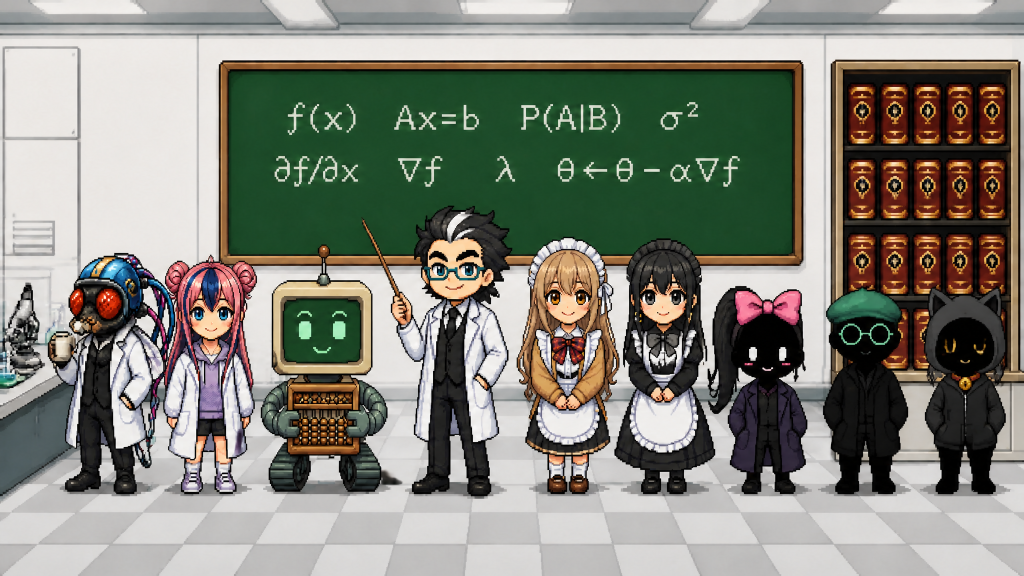
#> input picture img/source/cover_index_genspark.png, 2048 x 1152 px (shown at 1/2 size); its folder holds 2 pictures in this run
$ python chapter_covers.py
#> lines starting #> are read from the running program, lines starting #| are printed output that depends on the picture
### art/covers.py
# -*- coding: utf-8 -*-
"""표지 17장 장면 명세 (480×270 격자). 연구소 식구 아홉 명이 모두 모이고, 이번 장 안내 담당이 맨 앞 가운데. 칠판에 장의 대표 식."""
HOSTM = {'doc': 'doc_board', 'asst': 'asst_proud', 'fly': 'fly_point', 'robo': 'robo_calc', 'sia': 'sia_guide', 'moa': 'moa_sparkle', 'x1': 'x1_hint', 'x2': 'x2_hint', 'x3': 'x3_hint'}
# 뒷줄에 서는 식구들의 표정 (모두 모인 연구소)
CREW = [('doc', 'doc_front'), ('asst', 'asst_smile'), ('fly', 'fly_point'), ('robo', 'robo_happy'), ('sia', 'sia_smile'), ('moa', 'moa_smile'), ('x1', 'x1_hint'), ('x2', 'x2_hint'), ('x3', 'x3_hint')]
BACK_X = [4, 60, 116, 172, 252, 308, 364, 420]


def crew(host, host_mood=None):
    """연구소 식구 아홉 명이 모두 모인 줄: 안내 담당은 맨 앞 가운데(96px), 나머지 여덟은 뒷줄(57px)에서 가운데를 본다."""
    others = [m for k, m in CREW if k != host]
    spec = [('spr', m, BACK_X[i], 132, i >= 4, 0.6) for i, m in enumerate(others)]
    spec += [('star', 180, 236), ('star', 300, 236), ('spr', host_mood or HOSTM[host], 192, 174)]
    return spec


def cv(tag, lines, host, left=None, right=None, props=()):
    spec = [('bg', 'lab'), ('board', 92, 12, 296, 100, lines, True), ('tag', 400, 8, tag, 'teal')]
    def up(e):
        e = list(e)
        if e[0] in ('arrow', 'line'): e[2] -= 100; e[4] -= 100
        else: e[2] -= 100
        return tuple(e)
    spec += [up(e) for e in props]
    return spec + crew(host)


COVERS = {
 'index': [('bg', 'lab'), ('board', 70, 16, 340, 118, ['f(x)  Ax=b  P(A|B)', 'σ²  ∂f/∂x  ∇f  λ', 'θ ← θ − α∇f'], True), ('tag', 6, 6, 'MATH DEX 01-15', 'teal'),
           ('spr', 'sia_smile', 0, 170), ('spr', 'moa_smile', 70, 176), ('spr', 'doc_board', 150, 156), ('spr', 'asst_smile', 240, 164), ('spr', 'robo_happy', 312, 172), ('spr', 'fly_point', 384, 168, True),
           ('spr', 'x1_hint', 412, 200, False, 0.5), ('spr', 'x2_hint', 436, 214, False, 0.5), ('spr', 'x3_hint', 456, 200, False, 0.5), ('star', 60, 150), ('star', 440, 150)],
 'ch01': cv('MATH-01', ['f(x) = 2x + 3', 'x ↦ y', 'π = 3.14…'], 'doc', 'x1_hint', 'robo_meh', [('curve', 400, 150, 60, 50, 'line', 'red', 2)]),
 'ch02': cv('MATH-02', ['a = 5', 'v = [1 2 3]', 'A = 2×3'], 'asst', 'sia_think', 'moa_report', [('matrix', 404, 150, [[1, 2, 3], [4, 5, 6]], 18)]),
 'ch03': cv('MATH-03', ['a + b', 'a·b = 32', '‖v‖ = 5'], 'fly', 'x3_hint', 'asst_spark', [('arrow', 20, 150, 70, 120, 'red'), ('arrow', 20, 150, 80, 140, 'blue')]),
 'ch04': cv('MATH-04', ['AB = [58 64]', '     [139 154]', 'AA⁻¹ = I'], 'robo', 'moa_ok', 'fly_type', [('matrix', 404, 146, [[1, 0], [0, 1]], 20)]),
 'ch05': cv('MATH-05', ['2x + 3y = 7', ' x −  y = 1', 'x=2, y=1'], 'sia', 'x2_hint', 'robo_wow', [('line', 400, 200, 470, 150, 'red', 2), ('line', 400, 160, 470, 196, 'blue', 2), ('ball', 436, 178, 4, 'green')]),
 'ch06': cv('MATH-06', ['P(E) = 3/6', '0 ≤ P ≤ 1', 'P(A∪B) = 5/6'], 'x1', 'sia_signal', 'robo_coin', [('dice', 30, 150, 3), ('dice', 410, 150, 6), ('coin', 450, 140, 'H')]),
 'ch07': cv('MATH-07', ['P(A|B) =', '  P(B|A)P(A)/P(B)', '≈ 16.7%'], 'moa', 'asst_shock', 'doc_think', []),
 'ch08': cv('MATH-08', ['x̄ = 6', 'σ = 2.83', 'IQR = 8'], 'x2', 'moa_tea', 'robo_calc', [('bars', 404, 140, 66, 50, [2, 4, 6, 5, 3, 2])]),
 'ch09': cv('MATH-09', ['N(μ, σ²)', 'Bin(n, p)', 'Poisson(λ)'], 'x3', 'fly_coffee', 'sia_smile', [('curve', 400, 140, 70, 50, 'normal', 'blue', 2, False)]),
 'ch10': cv('MATH-10', ['Cov = 1.2', 'r ≈ 0.775', '−1 ≤ r ≤ 1'], 'sia', 'x1_hint', 'asst_report', [('dots', 400, 140, 70, 55, 'pos', 12)]),
 'ch11': cv('MATH-11', ["(x²)' = 2x", 'lim h→0', '∫₀¹ x dx = ½'], 'robo', 'moa_report', 'x3_hint', [('curve', 400, 140, 70, 55, 'parab', 'red', 2)]),
 'ch12': cv('MATH-12', ['∂f/∂x  ∂f/∂y', '∇f = (2x, 2y)', 'z = 2x+4y−5'], 'asst', 'fly_magnify', 'sia_explain', [('contour', 398, 140, 74, 56, 4), ('arrow', 435, 168, 462, 150, 'red', 2)]),
 'ch13': cv('MATH-13', ['θ ← θ − α∇f', 'α = 0.1', 'argmin J(w,b)'], 'fly', 'robo_sigh', 'x2_hint', [('curve', 398, 140, 74, 56, 'parab', 'teal', 2), ('ball', 412, 158, 5, 'red')]),
 'ch14': cv('MATH-14', ['Ax = λx', 'det(A−λI) = 0', 'PC1  PC2'], 'doc', 'asst_firm', 'moa_sparkle', [('dots', 400, 140, 70, 55, 'cloud', 18), ('arrow', 410, 192, 466, 146, 'red', 2)]),
 'ch15': cv('MATH-15', ['σ(x)=1/(1+e⁻ˣ)', 'max(0, x)', 'softmax'], 'x3', 'x1_hint', 'x2_hint', [('star', 30, 140), ('star', 450, 140), ('tag', 6, 140, 'QUICK!', 'red')]),
 'practice': [('bg', 'lab'), ('board', 20, 12, 200, 100, ['SHOP  cos θ', 'CLINIC P(D|T)', 'TRAIN α', 'PCA  k=1']), ('tag', 400, 8, 'PRACTICE', 'red'),
              ('box', 250, 14, 210, 100, 'white'), ('bars', 262, 30, 80, 70, [3, 5, 2, 6, 4], 'teal'), ('curve', 360, 30, 90, 70, 'decay', 'red', 2)] + crew('doc', 'doc_judge'),
}

### art/chapter_covers.py
# -*- coding: utf-8 -*-
"""장 표지 15장을 승인된 목차 표지(Genspark, 연구소 식구 아홉 명이 모두 나옴)에서 만든다.
목차 표지(1920×1080)의 칠판 글씨를 장의 대표 식으로 바꾸고 → 이번 장 안내 담당에 조명(나머지는 조금 어둡게)과 GUIDE 이름표를 달고 → LANCZOS 1600×900 WebP(220 KB 이하, 기본 스킬 18-15-2 v1.19).
쓰는 법: python3 art/chapter_covers.py  (원본: img/source/cover_index_genspark.png)"""
import os, sys, json
from PIL import Image, ImageDraw, ImageFont, ImageEnhance
A = os.path.dirname(os.path.abspath(__file__)); R = os.path.dirname(A)
sys.path.insert(0, A); sys.path.insert(0, os.path.join(R, 'build'))
import covers
from gen import TOC
F = '/usr/share/fonts/truetype/dejavu/DejaVuSansMono-Bold.ttf'
# 480×270 격자에서 식구 위치: (가운데 x, 머리 위 y, 조명 반폭)
POS = {'fly': (50, 118, 28), 'asst': (100, 118, 25), 'robo': (153, 116, 30), 'doc': (215, 96, 30), 'moa': (267, 110, 26), 'sia': (312, 110, 26),
       'x1': (357, 134, 25), 'x2': (405, 138, 24), 'x3': (452, 132, 24)}
def board_lines(key):
    for e in covers.COVERS[key]:
        if e[0] == 'board' and len(e) > 5: return e[5]
def make(base, key, slide, host):
    """base: 1920×1080 원본. 글씨·이름표는 480×270 격자 층에 그려 4배로 얹고(픽셀 글씨), 조명은 원본 해상도에서."""
    W, H = base.size; k = W // 480
    g = base.copy(); d = ImageDraw.Draw(g)
    bc = g.getpixel((118 * k, 104 * k))
    d.rectangle([111 * k, 37 * k, 367 * k, 99 * k], fill=bc)
    lay = Image.new('RGBA', (480, 270), (0, 0, 0, 0)); ld = ImageDraw.Draw(lay); ld.fontmode = '1'
    lines = board_lines(key); f = ImageFont.truetype(F, 18 if max(len(l) for l in lines) <= 16 else 15)
    for i, t in enumerate(lines):
        w = ld.textlength(t, font=f); ld.text(((111 + 367 - w) / 2, 41 + i * 20), t, font=f, fill=(236, 242, 230, 255))
    g.alpha_composite(lay.resize((W, H), Image.NEAREST)) if g.mode == 'RGBA' else g.paste(lay.resize((W, H), Image.NEAREST), (0, 0), lay.resize((W, H), Image.NEAREST))
    cx, top, hw = POS[host]
    dark = ImageEnhance.Brightness(g).enhance(0.8)
    m = Image.new('L', (W, H), 0); ImageDraw.Draw(m).ellipse([(cx - hw - 6) * k, (top - 14) * k, (cx + hw + 6) * k, 240 * k], fill=255)
    out = Image.composite(g, dark, m)
    tl = Image.new('RGBA', (480, 270), (0, 0, 0, 0)); od = ImageDraw.Draw(tl); od.fontmode = '1'
    tf = ImageFont.truetype(F, 10); lab = 'GUIDE'; tw = od.textlength(lab, font=tf); y = 238
    od.polygon([(cx - 5, y + 5), (cx + 5, y + 5), (cx, y - 2)], fill=(255, 205, 40, 255), outline=(60, 40, 0, 255))
    od.rectangle([cx - tw / 2 - 4, y + 6, cx + tw / 2 + 4, y + 19], fill=(255, 250, 225, 255), outline=(60, 40, 0, 255)); od.text((cx - tw / 2, y + 7), lab, font=tf, fill=(60, 40, 0, 255))
    tf2 = ImageFont.truetype(F, 12); od.rectangle([6, 6, 18 + od.textlength(slide, font=tf2), 22], fill=(255, 255, 255, 255), outline=(15, 127, 134, 255)); od.text((12, 8), slide, font=tf2, fill=(15, 127, 134, 255))
    big = tl.resize((W, H), Image.NEAREST); out.paste(big, (0, 0), big)
    return out
def save_cover(im, name):
    """기본 스킬 18-15-2 v1.19: 고해상도 픽셀아트 표지는 LANCZOS 1600×900 WebP(220 KB 이하), 공유 미리보기 960×540."""
    c = im.convert('RGB').resize((1600, 900), Image.LANCZOS)
    for q in (86, 80, 74, 68):
        c.save(os.path.join(R, 'img', 'cover_%s.webp' % name), 'WEBP', quality=q, method=6)
        if os.path.getsize(os.path.join(R, 'img', 'cover_%s.webp' % name)) <= 220 * 1024: break
    im.convert('RGB').resize((960, 540), Image.LANCZOS).save(os.path.join(R, 'img', 'og', '%s.png' % name), optimize=True)
if __name__ == '__main__':
    for name in ('index', 'practice'):
        save_cover(Image.open(os.path.join(R, 'img', 'source', 'cover_%s_genspark.png' % name)), name); print('cover', name)
#> in save_cover, `c = im.convert('RGB').resize((1600, 900), Image.LANCZOS)`:
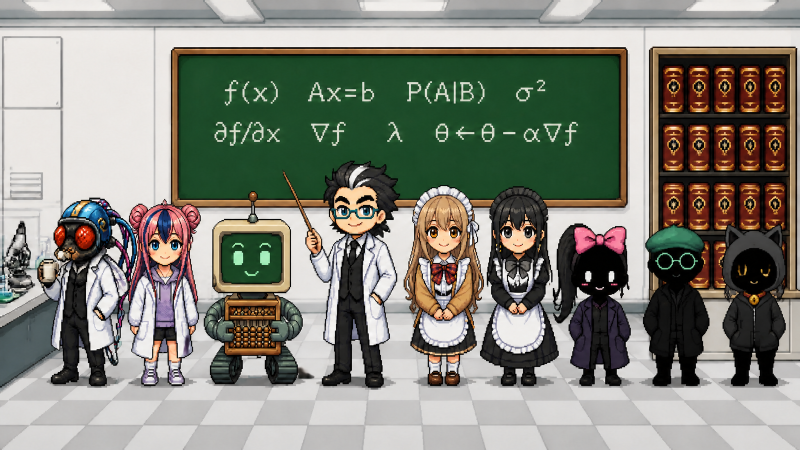
#> c: PIL image 1600x900 RGB (shown at 1/2 size); mean R, G, B 133.5, 134.2, 124.1
#> in save_cover, `im.convert('RGB').resize((960, 540), Image.LANCZOS).save(os.path.join(..`:
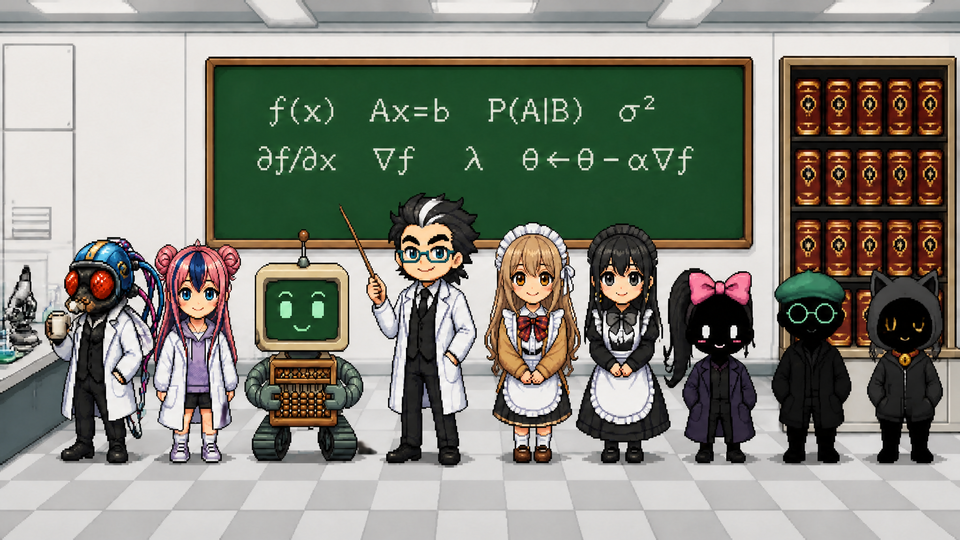
#> saved as index.png: PIL image 960x540 RGB; mean R, G, B 133.5, 134.2, 124.1
#> in save_cover, im is the input picture: PIL image 2048x1152 RGB; mean R, G, B 133.4, 134.1, 124.1
#| cover index
#> pass 2 of the loop `for name in ('index', 'practice'):`:
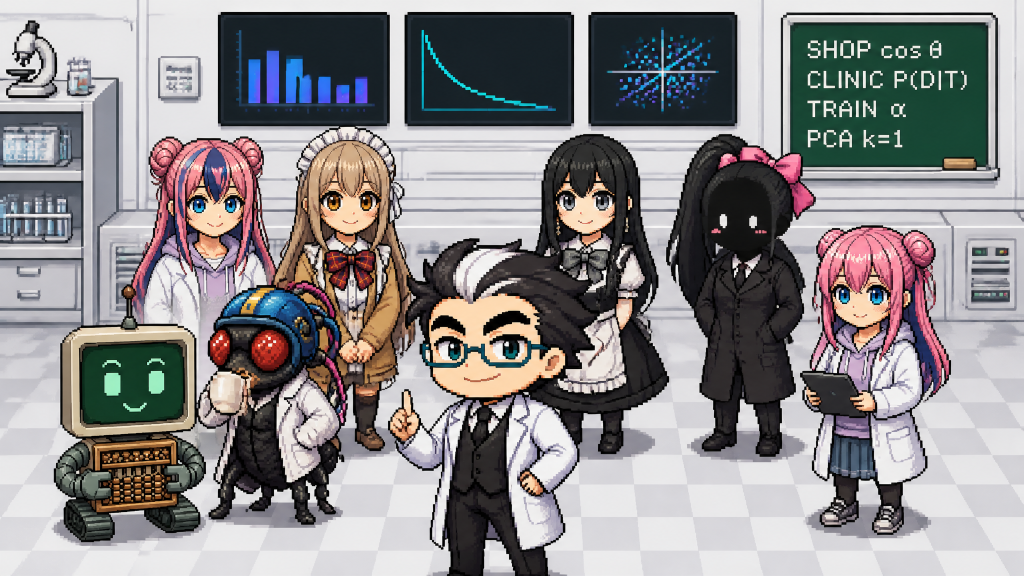
#> input picture img/source/cover_practice_genspark.png, 2048 x 1152 px (shown at 1/2 size)
#> in save_cover (call 2), `c = im.convert('RGB').resize((1600, 900), Image.LANCZOS)`:
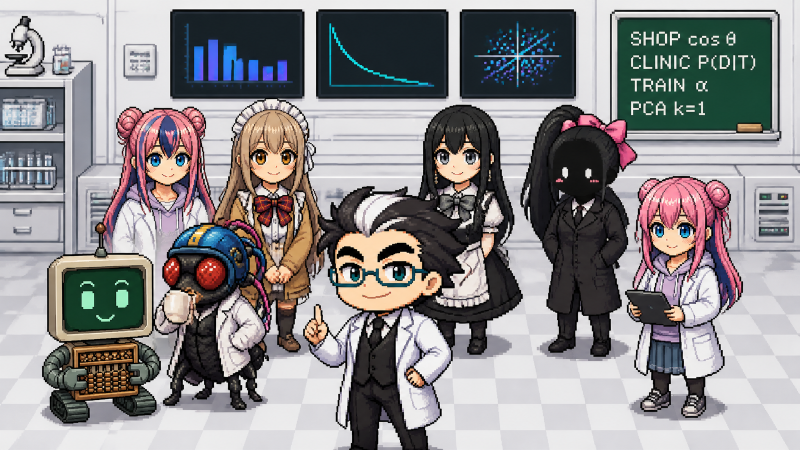
#> c: PIL image 1600x900 RGB (shown at 1/2 size); mean R, G, B 142.5, 139.9, 141.3
#> in save_cover (call 2), `im.convert('RGB').resize((960, 540), Image.LANCZOS).save(os.path.join(..`:
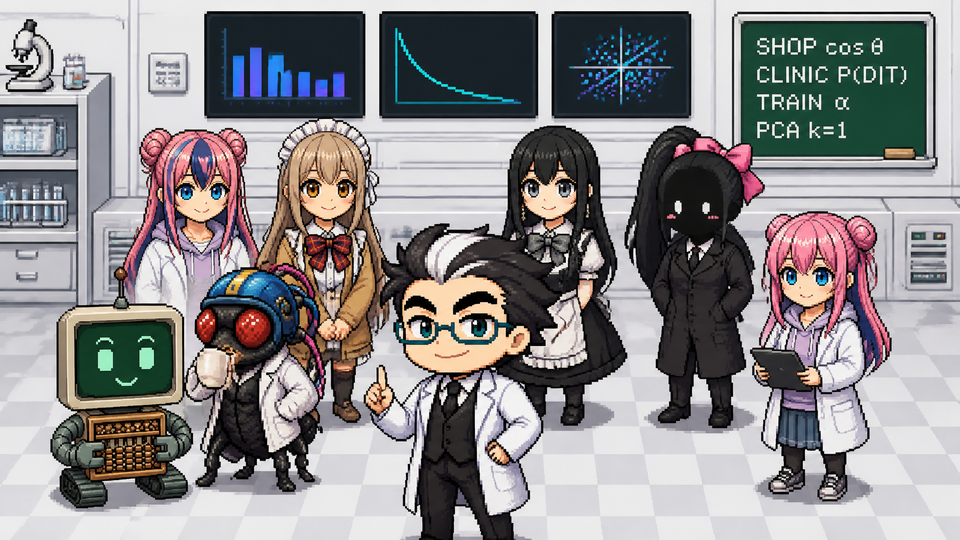
#> saved as practice.png: PIL image 960x540 RGB; mean R, G, B 142.5, 140, 141.4
#> in save_cover, im is the input picture: PIL image 2048x1152 RGB; mean R, G, B 142.4, 139.9, 141.2
#| cover practice
    src = Image.open(os.path.join(R, 'img', 'source', 'cover_index_genspark.png')).convert('RGB').resize((1920, 1080), Image.LANCZOS)
    for key, out, slide, short, sub, host, part in TOC:
#> (the run stopped early here; a loop or call above may not have finished)
